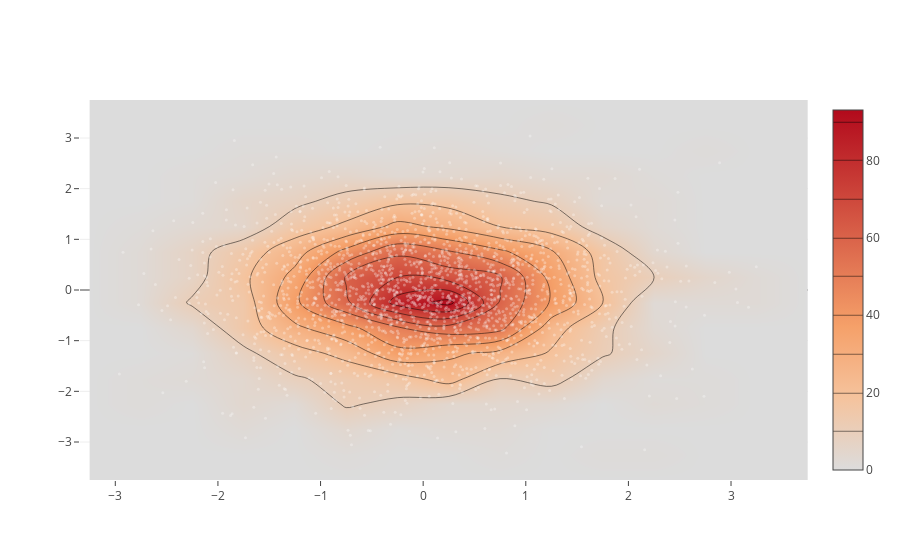

Write notebook code for a chart like this one.
### Code cell
import numpy as np

x = np.random.randn(2000)
y = np.random.randn(2000)
iplot([go.Histogram2dContour(x=x, y=y, contours=dict(coloring='heatmap')),
       go.Scatter(x=x, y=y, mode='markers', marker=dict(color='white', size=3, opacity=0.3))], show_link=False)

### Figure 1 — Plotly figure (JSON) as saved in the notebook; plotly's stock layout.template omitted (floating-point values rounded to 4 significant figures; data arrays with more than 128 entries replaced by an {"elided": "..."} marker saying what was removed)
{"data": [{"autocontour": true, "contours": {"coloring": "heatmap", "end": 90, "size": 10, "start": 10}, "type": "histogram2dcontour", "uid": "e9729818-a65c-4891-a484-a086887ac05c", "x": {"elided": "2000 float values"}, "y": {"elided": "2000 float values"}}, {"marker": {"color": "white", "opacity": 0.3, "size": 3}, "mode": "markers", "type": "scatter", "uid": "351ef19d-988c-4c8d-828a-95fd1d0dd01f", "x": {"elided": "2000 float values"}, "y": {"elided": "2000 float values"}}], "layout": {"autosize": true, "xaxis": {"autorange": true, "range": [-3.339, 3.75], "type": "linear"}, "yaxis": {"autorange": true, "range": [-3.75, 3.75], "type": "linear"}}}
